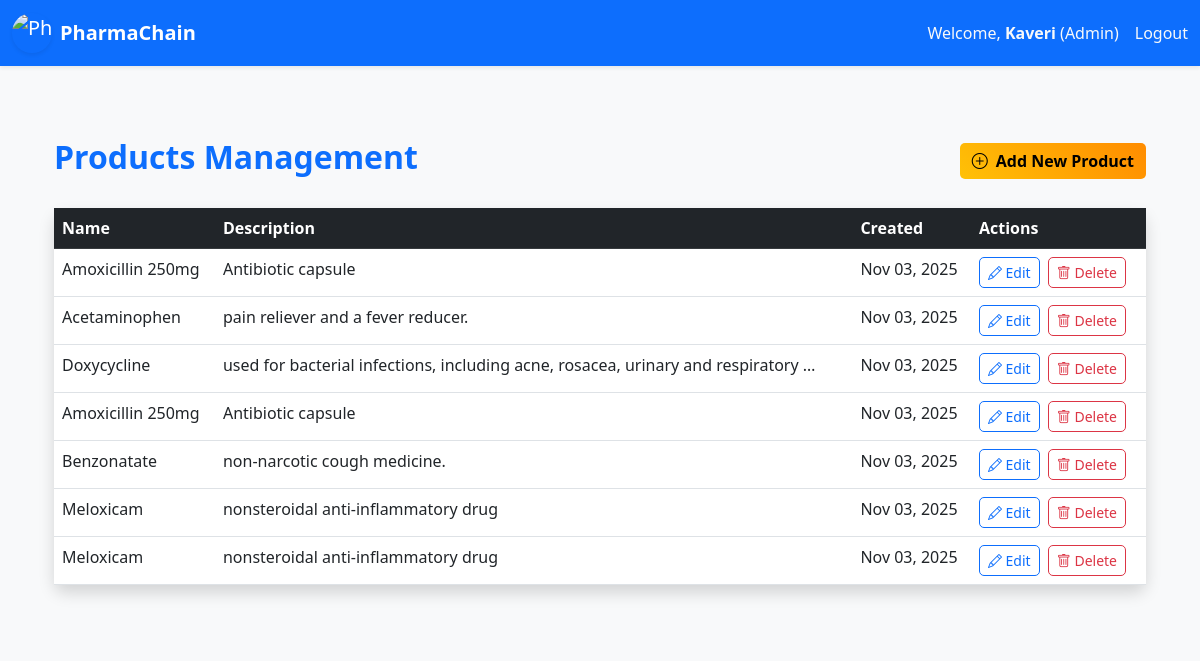
Page /products/ (signed in) on the committed database.
### core/models.py (models this page shows, shortened)
class CustomUser(AbstractUser):
    ROLE_CHOICES = (
        ('admin', 'Admin'),
        ('supplier', 'Supplier'),
        ('manufacturer', 'Manufacturer'),
        ('wholesaler', 'Wholesaler'),
        ('distributor', 'Distributor'),
        ('customer', 'Customer'),
    )
    role = models.CharField(max_length=20, choices=ROLE_CHOICES)
    is_approved = models.BooleanField(default=False)  # Admin approves customers/stakeholders
    def __str__(self):
        return self.username

class Product(models.Model):
    name = models.CharField(max_length=255)
    description = models.TextField()
    created_by = models.ForeignKey(CustomUser, on_delete=models.CASCADE)
    created_at = models.DateTimeField(auto_now_add=True)

### core/views.py (the view)
# urls.py: path('products/', views.product_list, name='product_list'),
@login_required
def product_list(request):
    if request.user.role not in ['admin', 'supplier', 'manufacturer', 'wholesaler', 'distributor']:
        messages.error(request, 'Access denied.')
        return redirect('dashboard')
    products = Product.objects.filter(created_by=request.user) if request.user.role != 'admin' else Product.objects.all()
    return render(request, 'product_list.html', {'products': products})

### templates/product_list.html (shortened to what this page needs)
{% extends 'base.html' %}
{% load static %}
{% block content %}
<section class="py-5 bg-light">
    <div class="container">
        <div class="d-flex justify-content-between align-items-center mb-4">
            <h2 class="text-primary fw-bold">Products Management</h2>
            <a href="{% url 'product_create' %}" class="btn btn-warning fw-bold">
                <i class="bi bi-plus-circle me-2"></i>Add New Product
            </a>
        </div>
        <div class="card shadow border-0">
            <div class="card-body p-0">
                <div class="table-responsive">
                    <table class="table table-hover mb-0">
                        <thead class="table-dark">
                            <tr>
                                <th>Name</th>
                                <th>Description</th>
                                <th>Created</th>
                                <th>Actions</th>
                            </tr>
                        </thead>
                        <tbody>
                            {% for product in products %}
                                <tr class="animate__animated animate__fadeIn" style="animation-delay: {{ forloop.counter0|floatformat:1 }}s;">
                                    <td>{{ product.name }}</td>
                                    <td>{{ product.description|truncatewords:10 }}</td>
                                    <td>{{ product.created_at|date:"M d, Y" }}</td>
                                    <td>
                                        <a href="{% url 'product_update' product.pk %}" class="btn btn-sm btn-outline-primary me-1">
                                            <i class="bi bi-pencil"></i> Edit
                                        </a>
                                        <a href="{% url 'product_delete' product.pk %}" class="btn btn-sm btn-outline-danger me-1" onclick="return confirm('Are you sure?')">
                                            <i class="bi bi-trash"></i> Delete
                                        </a>
                                    </td>
                                </tr>
                            {% empty %}
                                <tr><td colspan="4" class="text-center text-muted py-4">No products yet. <a href="{% url 'product_create' %}">Create one</a>.</td></tr>
                            {% endfor %}
                        </tbody>
                    </table>
                </div>
            </div>
        </div>
    </div>
</section>
<link rel="stylesheet" href="https://cdnjs.cloudflare.com/ajax/libs/animate.css/4.1.1/animate.min.css"/>
<link href="https://cdn.jsdelivr.net/npm/bootstrap-icons@1.10.5/font/bootstrap-icons.css" rel="stylesheet">
{% endblock %}

### templates/base.html (shortened to what this page needs)
<!DOCTYPE html>
<html lang="en">
<head>
    {% load static %}
    {% load django_bootstrap5 %}
    <link href="https://cdn.jsdelivr.net/npm/bootstrap@5.3.0/dist/css/bootstrap.min.css" rel="stylesheet">
    <link href="{% static 'css/styles.css' %}" rel="stylesheet">
</head>
<body class="bg-light" data-user="{{ user }}">
    <nav class="navbar navbar-expand-lg navbar-dark bg-primary shadow-sm">
        <div class="container-fluid">
            <a class="navbar-brand d-flex align-items-center" href="{% url 'home' %}">
                <img src="https://media.istockphoto.com/id/1339280086/vector/capsule-cart-and-home-icon-logo-medicine-home-delivery-service-logo-concept.jpg?s=612x612&w=0&k=20&c=ST5kkcX2_6uZ8HcgB6uoCMh3XqmBkw0W1n0TlSk2q2A="
                     alt="PharmaChain"
                     width="40"
                     height="40"
                     class="rounded-pill me-2 shadow-sm">
                <span class="fw-bold">PharmaChain</span>
            </a>
            <div class="collapse navbar-collapse" id="navbarNav">
                <ul class="navbar-nav ms-auto align-items-center">
                    {% if user.is_authenticated %}
                        <li class="nav-item me-3">
                            <span class="navbar-text text-light">
                                Welcome, <strong>{{ user.username }}</strong> ({{ user.role|capfirst }})
                            </span>
                        </li>
                        <li class="nav-item">
                            <form method="post" action="{% url 'logout' %}" class="d-inline">
                                <button type="submit" class="nav-link btn btn-link text-light p-0 border-0 bg-transparent">
                                    Logout
                                </button>
                            </form>
                        </li>
                    {% endif %}
                </ul>
            </div>
        </div>
    </nav>
    <div class="container mt-4">
        {% block content %}
        {% endblock %}
    </div>
</body>
</html>

### static/css/styles.css (style rules this page uses)
body { background-color: #f8f9fa; }
.card { border-radius: 10px; }
.btn { border-radius: 5px; }

### templates/product_list.html (style rules this page uses)
.btn-warning { background: linear-gradient(45deg, #ffc107, #ff8c00); border: none; }

### rows in the picture
CustomUser: username "Kaveri", role "Admin"
Product: name "Amoxicillin 250mg", description "Antibiotic capsule", created_at "Nov 03, 2025"
Product: name "Acetaminophen", description "pain reliever and a fever reducer.", created_at "Nov 03, 2025"
Product: name "Doxycycline", description "used for bacterial infections, including acne, rosacea, urinary and respiratory …", created_at "Nov 03, 2025"
Product: name "Amoxicillin 250mg", description "Antibiotic capsule", created_at "Nov 03, 2025"
Product: name "Benzonatate", description "non-narcotic cough medicine.", created_at "Nov 03, 2025"
Product: name "Meloxicam", description "nonsteroidal anti-inflammatory drug", created_at "Nov 03, 2025"
Product: name "Meloxicam", description "nonsteroidal anti-inflammatory drug", created_at "Nov 03, 2025"
